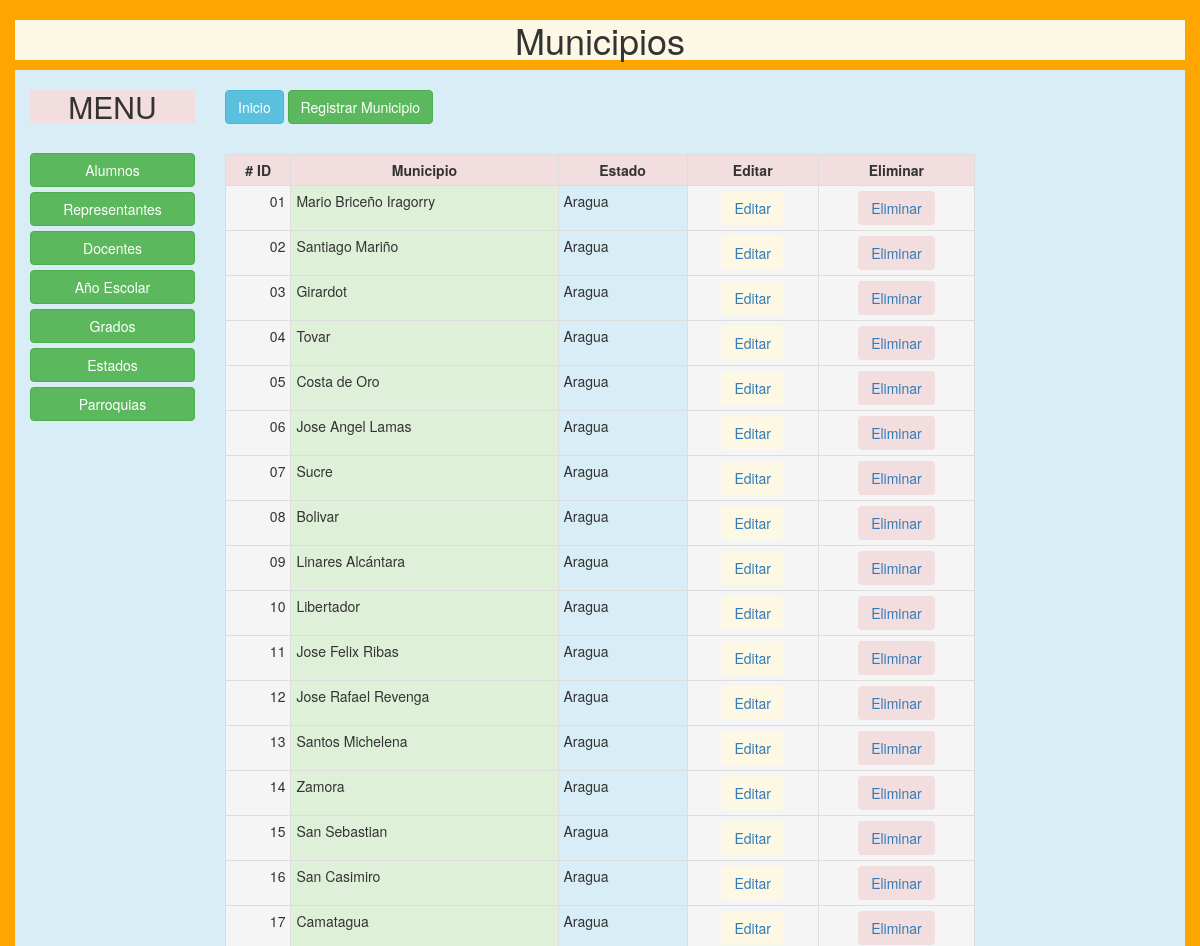
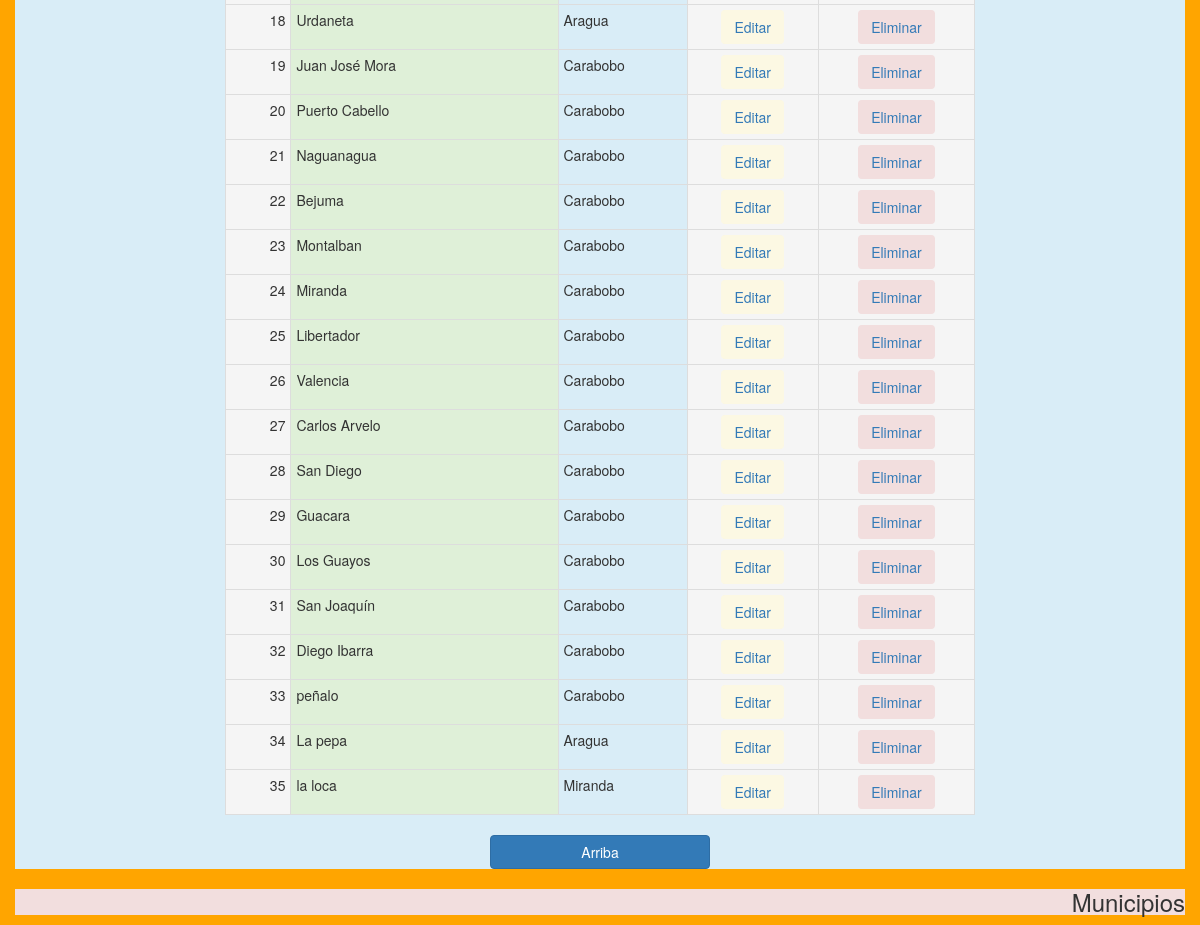
The page /index.php/municipios/municipios on the database its author committed (2 pictures, top to bottom).
### tables this page shows
CREATE TABLE `municipios` (
  `id` int(11) NOT NULL,
  `estados_id` int(11) DEFAULT NULL,
  `municipio` varchar(50) DEFAULT NULL
);

CREATE TABLE `estados` (
  `id` int(11) NOT NULL,
  `estado` varchar(50) DEFAULT NULL,
  `estadoseo` varchar(50) DEFAULT NULL,
  `estado3` varchar(50) DEFAULT NULL
);

### application/controllers/municipios/Municipios.php (called while the page is built, shortened)
<?php
class Municipios extends CI_Controller {
	public function __construct()
    {
        $this->load->model('MunicipiosModel', 'municipios');
        $this->load->model('EstadosModel', 'estados');
    }
	public function index()
	{
        $this->load->helper(array('dateformat'));
		$this->data['titulo'] = 'Municipios';
		$this->data['listar'] = $this->municipios->listar();
		$this->load->view('header', $this->data);
        $this->load->view('municipios/municipios');
		$this->load->view('footer');
	}
}

### index.php (called while the page is built, shortened)
<?php
require_once BASEPATH.'core/CodeIgniter.php';

### application/models/MunicipiosModel.php (called while the page is built, shortened)
<?php if ( ! defined('BASEPATH')) exit('No direct script access allowed');
class MunicipiosModel extends CI_Model {
    private $tabla = 'municipios';
    public function listar()
    {
        $this->db->select('mu.id, mu.municipio, es.estado');
        $this->db->from($this->tabla.' AS mu');
        $this->db->join('estados As es', 'mu.estados_id=es.id', 'inner');
        $query = $this->db->get();
        return $query->result();
    }
}

### application/views/municipios/municipios.php (the view)
<div class="container">
<section class="bg-info main row">
    <aside class="col-md-2 text-center">
    <h2 class="bg-danger">MENU</h2>
    <br>
            <p><a class="btn btn-block btn-success" href="<?php echo base_url('alumnos/Alumnos') ?>">Alumnos</a>
        	<a class="btn btn-block btn-success" href="<?php echo base_url('representantes/Representantes') ?>">Representantes</a>
        	<a class="btn btn-block btn-success" href="<?php echo base_url('docentes/Docentes') ?>">Docentes</a>
            <a class="btn btn-block btn-success" href="<?php echo base_url('anio/Anio') ?>">Año Escolar</a>
            <a class="btn btn-block btn-success" href="<?php echo base_url('grados/Grados') ?>">Grados</a>
			<a class="btn btn-block btn-success" href="<?php echo base_url('estados/Estados') ?>">Estados</a>
            <a class="btn btn-block btn-success" href="<?php echo base_url('parroquias/Parroquias') ?>">Parroquias</a></p>
    </aside>
    <div class="col-md-8"><br>
    <p><a class="btn btn-info" href="<?php echo base_url() ?>">Inicio</a>
    <a class="btn btn-success" href="<?php echo base_url('municipios/Municipios/registrar') ?>" title="">Registrar Municipio</a>
		<div class="table-responsive"><br>
			<table class="table table-responsive table-bordered table-hover table-condensed">
		<tr class="danger">
			<th class=" text-center"># ID</th>
			<th class=" text-center">Municipio</th>
			<th class=" text-center">Estado</th>
			<th class=" text-center">Editar</th>
			<th class=" text-center">Eliminar</th>
		</tr>
		<?php
		$i=1;
            foreach ($listar as $municipios) {
                ?>
		<tr class="">
            <td class="active text-right"><?php echo str_pad($i, 2, "0", STR_PAD_LEFT); ?></td>
			<td class="success"><?php echo $municipios->municipio?></td>
			<td class="info"><?php echo $municipios->estado?></td>
			<td class="active text-center"><a class="btn bg-warning" href="<?php echo base_url('municipios/Municipios/modificar/'.$municipios->id) ?>">Editar</a></td>
			<td class="active text-center"><a class="btn bg-danger" href="<?php echo base_url('municipios/Municipios/eliminar/'.$municipios->id) ?>">Eliminar</a></td>
		</tr>
			<?php
			$i++;
                }
                ?>
	</table>
	</div>
		<div class="col-md-4 col-md-offset-4">
    		<a class="btn btn-primary btn-block" href="<?php echo base_url('municipios/Municipios')?>">Arriba</a>
		</div>
	</div>
</div>

### css/estilos.css (style rules this page uses)
* { margin: 0; padding: 0; box-sizing: border-box; }
#fondo { background-image: url(imagen/autobus.jpg); background-color: orange; }

### rows shown on the page
municipios: i "01", municipio "Mario Briceño Iragorry", estados.estado "Aragua"
municipios: i "02", municipio "Santiago Mariño", estados.estado "Aragua"
municipios: i "03", municipio "Girardot", estados.estado "Aragua"
municipios: i "04", municipio "Tovar", estados.estado "Aragua"
municipios: i "05", municipio "Costa de Oro", estados.estado "Aragua"
municipios: i "06", municipio "Jose Angel Lamas", estados.estado "Aragua"
municipios: i "07", municipio "Sucre", estados.estado "Aragua"
municipios: i "08", municipio "Bolivar", estados.estado "Aragua"
municipios: i "09", municipio "Linares Alcántara", estados.estado "Aragua"
municipios: i "10", municipio "Libertador", estados.estado "Aragua"
municipios: i "11", municipio "Jose Felix Ribas", estados.estado "Aragua"
municipios: i "12", municipio "Jose Rafael Revenga", estados.estado "Aragua"
municipios: i "13", municipio "Santos Michelena", estados.estado "Aragua"
municipios: i "14", municipio "Zamora", estados.estado "Aragua"
municipios: i "15", municipio "San Sebastian", estados.estado "Aragua"
municipios: i "16", municipio "San Casimiro", estados.estado "Aragua"
municipios: i "17", municipio "Camatagua", estados.estado "Aragua"
municipios: i "18", municipio "Urdaneta", estados.estado "Aragua"
municipios: i "19", municipio "Juan José Mora", estados.estado "Carabobo"
municipios: i "20", municipio "Puerto Cabello", estados.estado "Carabobo"
municipios: i "21", municipio "Naguanagua", estados.estado "Carabobo"
municipios: i "22", municipio "Bejuma", estados.estado "Carabobo"
municipios: i "23", municipio "Montalban", estados.estado "Carabobo"
municipios: i "24", municipio "Miranda", estados.estado "Carabobo"
municipios: i "25", municipio "Libertador", estados.estado "Carabobo"
municipios: i "26", municipio "Valencia", estados.estado "Carabobo"
municipios: i "27", municipio "Carlos Arvelo", estados.estado "Carabobo"
municipios: i "28", municipio "San Diego", estados.estado "Carabobo"
municipios: i "29", municipio "Guacara", estados.estado "Carabobo"
municipios: i "30", municipio "Los Guayos", estados.estado "Carabobo"
municipios: i "31", municipio "San Joaquín", estados.estado "Carabobo"
municipios: i "32", municipio "Diego Ibarra", estados.estado "Carabobo"
municipios: i "33", municipio "peñalo", estados.estado "Carabobo"
municipios: i "34", municipio "La pepa", estados.estado "Aragua"
municipios: i "35", municipio "la loca", estados.estado "Miranda"

### other values the page prints
$titulo "Municipios"
